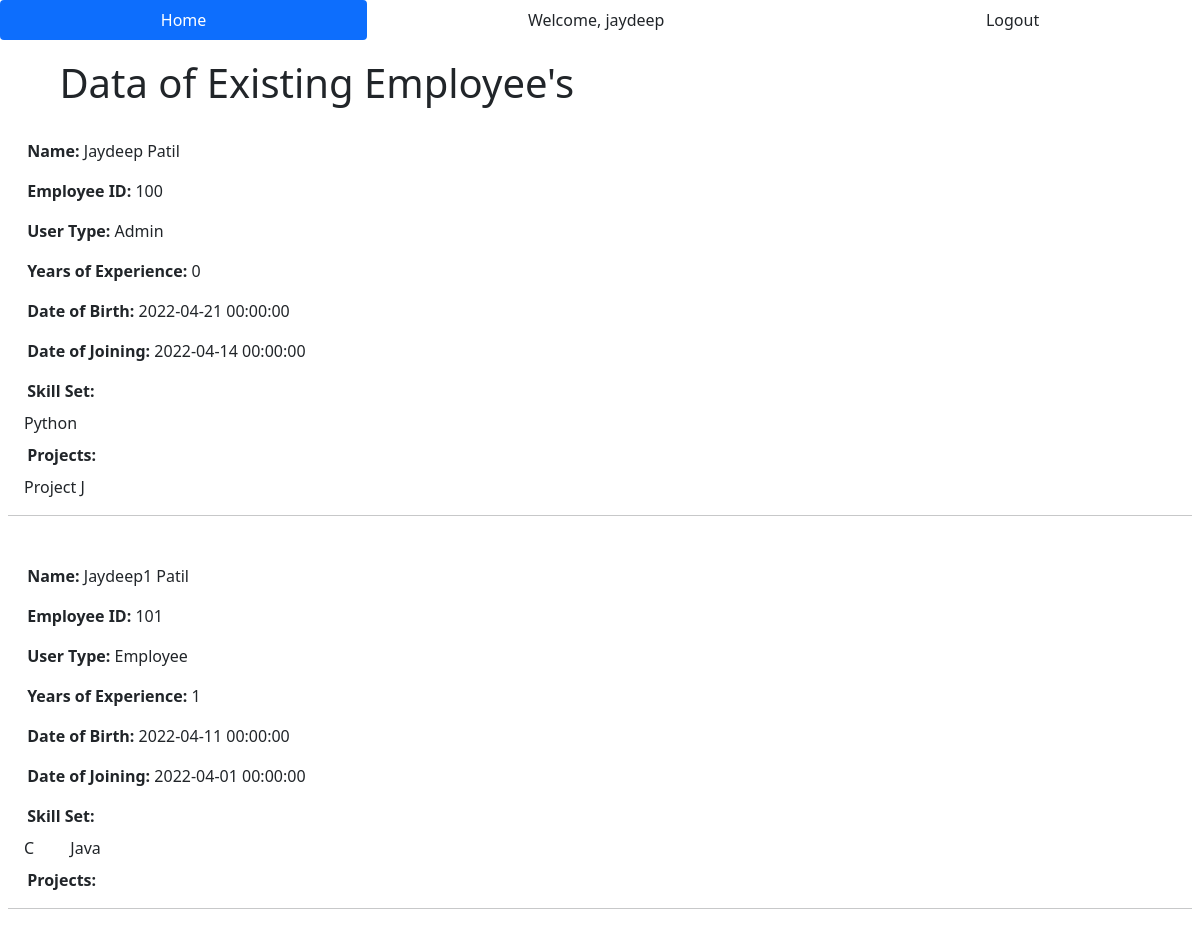
/show_all (signed in), run on an earlier commit of the app's database.
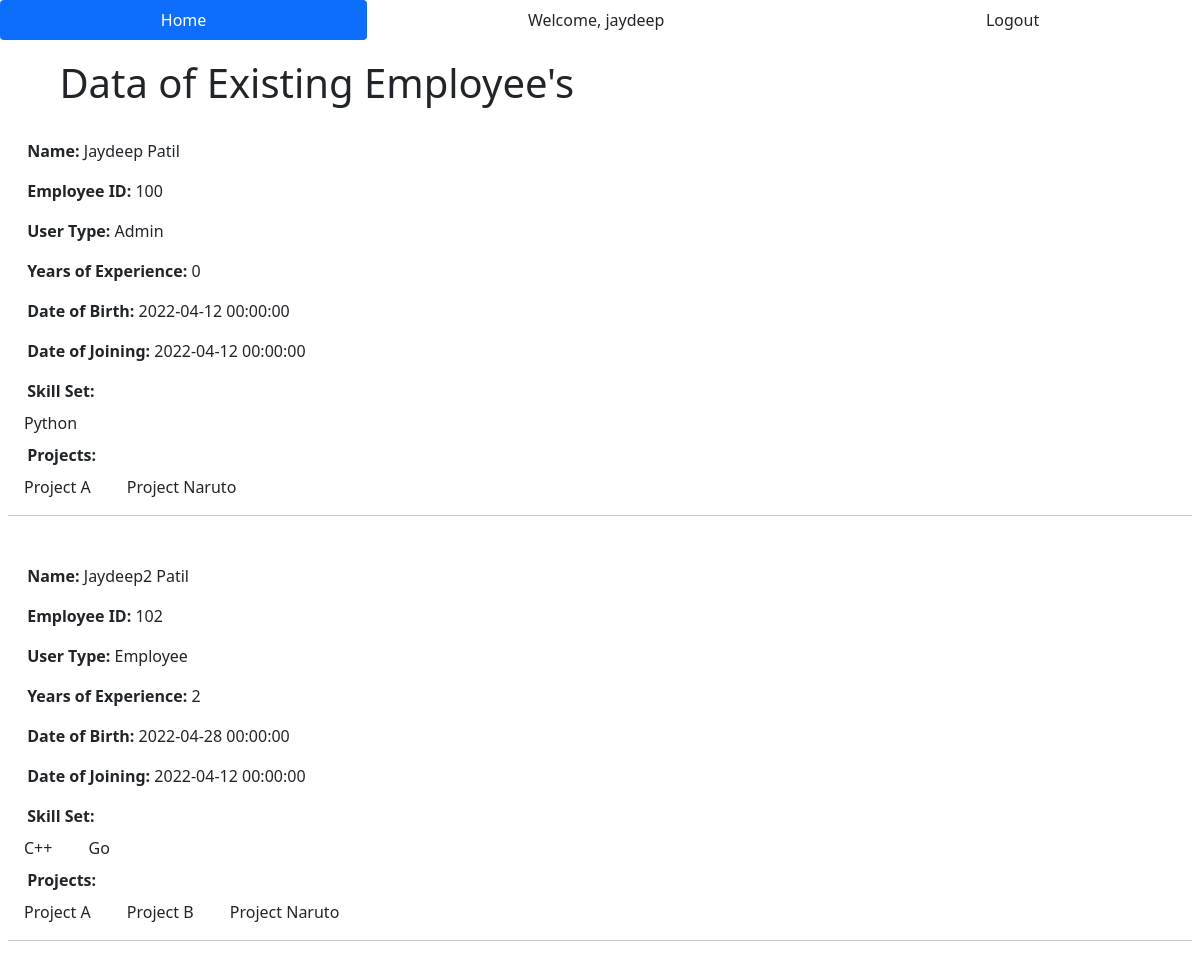
And on a later commit of the database.
### EDMA/models.py (models this page shows, shortened)
class User(db.Model, UserMixin):
    id = db.Column(db.Integer, primary_key=True)
    username = db.Column(db.String(30), nullable=False, unique=True)
    email = db.Column(db.String(50), nullable=False, unique=True)
    password_hash = db.Column(db.String(60), nullable=False)
    emp_id = db.Column(db.Integer, db.ForeignKey('employee.emp_id'))
    skills = db.relationship('Skill', secondary='userskill', backref='users')
    projects = db.relationship('Project', secondary='userproject', backref='users')
    @property
    def password(self):
        return self.password

class Employee(db.Model):
    emp_id = db.Column(db.Integer, primary_key=True)
    name = db.Column(db.String(25), nullable=False)
    user_type = db.Column(db.String(15), nullable=False, default='Employee')
    dob = db.Column(db.DateTime, nullable=False)
    doj = db.Column(db.DateTime, nullable=False)
    years = db.Column(db.Integer, nullable=False)
    user = db.relationship("User", backref='details', lazy='select', uselist=False)
    team = db.relationship("Team", backref='team')

class Skill(db.Model):
    id = db.Column(db.Integer, primary_key=True)
    name = db.Column(db.String(25), nullable=False)

class Project(db.Model):
    id = db.Column(db.Integer, primary_key=True)
    name = db.Column(db.String(25), nullable=False)

### EDMA/routes.py (the view)
@app.route('/show_all')
@login_required
def show_all():
    allEmp = Employee.query.order_by(Employee.emp_id)
    return render_template('read.html', AllEmp=allEmp)

### EDMA/models.py (called while the page is built)
@login_manager.user_loader
def load_user(user_id):
    return User.query.get(int(user_id))

### EDMA/templates/read.html (shortened to what this page needs)
{% extends 'base.html' %}
{% block body %}
    <div class="container-fluid ps-5 pt-2">
        <h1 class="pb-3">Data of Existing Employee's</h1>
    </div>
    {% for x in AllEmp %}
        <div class="container-fluid ps-2 pe-2 pt-2">
            <p><span class="fw-bold">Name:</span> {{ x.name }}</p>
            <p><span class="fw-bold">Employee ID:</span> {{ x.emp_id }}</p>
            <p><span class="fw-bold">User Type:</span> {{ x.user_type }}</p>
            <p><span class="fw-bold">Years of Experience:</span> {{ x.years }}</p>
            <p><span class="fw-bold">Date of Birth:</span> {{ x.dob }}</p>
            <p><span class="fw-bold">Date of Joining:</span> {{ x.doj }}</p>
            <p class="skill_para fw-bold">Skill Set: </p>
            {% for skill in x.user.skills %}
                <span class="mx-3">{{ skill.name }}</span>
            {% endfor %}
            <p class="mt-2 proj_para fw-bold">Projects: </p>
            {% for proj in x.user.projects %}
                <span class="mx-3">{{ proj.name }}</span>
            {% endfor %}
            <hr>
            <br>
        </div>
    {% endfor %}
{% endblock %}

### EDMA/templates/base.html (shortened to what this page needs)
<!doctype html>
<html lang="en">
  <head>
    <link rel="stylesheet" type="text/css" href="{{ url_for('static', filename='main.css') }}">
    <link href="https://cdn.jsdelivr.net/npm/bootstrap@5.0.2/dist/css/bootstrap.min.css" rel="stylesheet">
  </head>
  <body>
    <div>
      <ul class="nav nav-pills nav-fill">
        <li class="nav-item">
          <a class="nav-link active link-dark" aria-current="page" href="{{ url_for('index') }}">Home</a>
        </li>
        {% if current_user.is_authenticated %}
          <li class="nav-item">
            <a class="nav-link link-dark">Welcome, {{ current_user.username }}</a>
          </li>
          <li class="nav-item">
            <a class="nav-link link-dark" href="{{ url_for('logout_page') }}">Logout</a>
          </li>
        {% endif %}
      </ul>
    </div>
    {% block body %} {% endblock %}
  </body>
</html>

### EDMA/static/main.css (style rules this page uses)
h1 { padding: 1%; }
p { padding-left: 19.2px; }
.skill_para { margin-bottom: 0.5rem; }
.proj_para { margin-bottom: 0.5rem; }

What changed in the data, as far as the page shows it:
removed Employee: name "Jaydeep1 Patil", emp_id "101", user_type "Employee", years "1", dob "2022-04-11 00:00:00", doj "2022-04-01 00:00:00"
no longer on this page (row unchanged): Skill: name "C", shown under "Jaydeep1 Patil"
no longer on this page (row unchanged): Skill: name "Java", shown under "Jaydeep1 Patil"
changed Employee "Jaydeep Patil": dob "2022-04-21 00:00:00" → "2022-04-12 00:00:00"; doj "2022-04-14 00:00:00" → "2022-04-12 00:00:00"
changed Project: name "Project J" → "Project A"
added Project: name "Project Naruto"
added Employee: name "Jaydeep2 Patil", emp_id "102", user_type "Employee", years "2", dob "2022-04-28 00:00:00", doj "2022-04-12 00:00:00", Project (name "Project A")
added Skill: name "C++", shown under "Jaydeep2 Patil"
added Skill: name "Go", shown under "Jaydeep2 Patil"
added Project: name "Project B", shown under "Jaydeep2 Patil"
